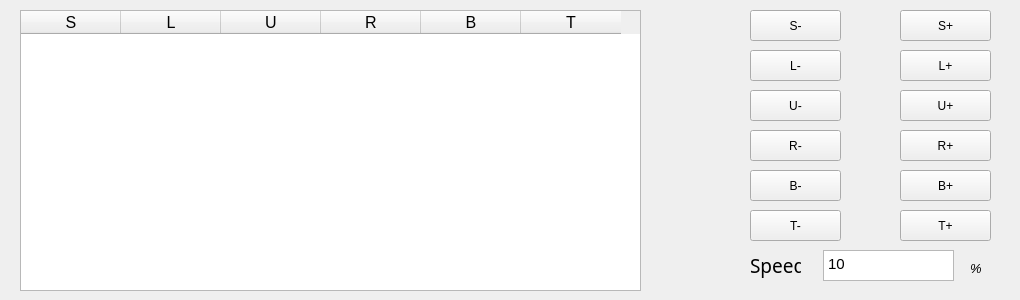
   <widget class="QWidget" name="JointTab">
    <attribute name="title">
     <string>Joint</string>
    </attribute>
    <widget class="QTableWidget" name="Pose_JointTable">
     <property name="geometry">
      <rect>
       <x>20</x>
       <y>10</y>
       <width>621</width>
       <height>281</height>
      </rect>
     </property>
     <property name="font">
      <font>
       <pointsize>12</pointsize>
      </font>
     </property>
     <property name="lineWidth">
      <number>1</number>
     </property>
     <property name="editTriggers">
      <set>QAbstractItemView::AnyKeyPressed|QAbstractItemView::DoubleClicked|QAbstractItemView::EditKeyPressed|QAbstractItemView::SelectedClicked</set>
     </property>
     <property name="selectionBehavior">
      <enum>QAbstractItemView::SelectRows</enum>
     </property>
     <attribute name="horizontalHeaderCascadingSectionResizes">
      <bool>true</bool>
     </attribute>
     <column>
      <property name="text">
       <string>S</string>
      </property>
      <property name="font">
       <font>
        <pointsize>12</pointsize>
       </font>
      </property>
     </column>
     <column>
      <property name="text">
       <string>L</string>
      </property>
      <property name="font">
       <font>
        <pointsize>12</pointsize>
       </font>
      </property>
     </column>
     <column>
      <property name="text">
       <string>U</string>
      </property>
      <property name="font">
       <font>
        <pointsize>12</pointsize>
       </font>
      </property>
     </column>
     <column>
      <property name="text">
       <string>R</string>
      </property>
      <property name="font">
       <font>
        <pointsize>12</pointsize>
       </font>
      </property>
     </column>
     <column>
      <property name="text">
       <string>B</string>
      </property>
      <property name="font">
       <font>
        <pointsize>12</pointsize>
       </font>
      </property>
     </column>
     <column>
      <property name="text">
       <string>T</string>
      </property>
      <property name="font">
       <font>
        <pointsize>12</pointsize>
       </font>
      </property>
     </column>
    </widget>
    <widget class="QPushButton" name="btnJointLp_Pose">
     <property name="geometry">
      <rect>
       <x>900</x>
       <y>50</y>
       <width>91</width>
       <height>31</height>
      </rect>
     </property>
     <property name="text">
      <string>L+</string>
     </property>
    </widget>
    <widget class="QPushButton" name="btnJointSp_Pose">
     <property name="geometry">
      <rect>
       <x>900</x>
       <y>10</y>
       <width>91</width>
       <height>31</height>
      </rect>
     </property>
     <property name="text">
      <string>S+</string>
     </property>
    </widget>
    <widget class="QPushButton" name="btnJointB__Pose">
     <property name="geometry">
      <rect>
       <x>750</x>
       <y>170</y>
       <width>91</width>
       <height>31</height>
      </rect>
     </property>
     <property name="text">
      <string>B-</string>
     </property>
    </widget>
    <widget class="QPushButton" name="btnJointL__Pose">
     <property name="geometry">
      <rect>
       <x>750</x>
       <y>50</y>
       <width>91</width>
       <height>31</height>
      </rect>
     </property>
     <property name="text">
      <string>L-</string>
     </property>
    </widget>
    <widget class="QPushButton" name="btnJointBp_Pose">
     <property name="geometry">
      <rect>
       <x>900</x>
       <y>170</y>
       <width>91</width>
       <height>31</height>
      </rect>
     </property>
     <property name="text">
      <string>B+</string>
     </property>
    </widget>
    <widget class="QTextEdit" name="tbJointSpeed_Pose">
     <property name="geometry">
      <rect>
       <x>823</x>
       <y>250</y>
       <width>131</width>
       <height>31</height>
      </rect>
     </property>
     <property name="html">
      <string>&lt;!DOCTYPE HTML PUBLIC &quot;-//W3C//DTD HTML 4.0//EN&quot; &quot;http://www.w3.org/TR/REC-html40/strict.dtd&quot;&gt;
&lt;html&gt;&lt;head&gt;&lt;meta name=&quot;qrichtext&quot; content=&quot;1&quot; /&gt;&lt;style type=&quot;text/css&quot;&gt;
p, li { white-space: pre-wrap; }
&lt;/style&gt;&lt;/head&gt;&lt;body style=&quot; font-family:'Ubuntu'; font-size:11pt; font-weight:400; font-style:normal;&quot;&gt;
&lt;p style=&quot; margin-top:0px; margin-bottom:0px; margin-left:0px; margin-right:0px; -qt-block-indent:0; text-indent:0px;&quot;&gt;10&lt;/p&gt;&lt;/body&gt;&lt;/html&gt;</string>
     </property>
    </widget>
    <widget class="QPushButton" name="btnJointT__Pose">
     <property name="geometry">
      <rect>
       <x>750</x>
       <y>210</y>
       <width>91</width>
       <height>31</height>
      </rect>
     </property>
     <property name="text">
      <string>T-</string>
     </property>
    </widget>
    <widget class="QPushButton" name="btnJointRp_Pose">
     <property name="geometry">
      <rect>
       <x>900</x>
       <y>130</y>
       <width>91</width>
       <height>31</height>
      </rect>
     </property>
     <property name="text">
      <string>R+</string>
     </property>
    </widget>
    <widget class="QPushButton" name="btnJointR__Pose">
     <property name="geometry">
      <rect>
       <x>750</x>
       <y>130</y>
       <width>91</width>
       <height>31</height>
      </rect>
     </property>
     <property name="text">
      <string>R-</string>
     </property>
    </widget>
    <widget class="QPushButton" name="btnJointTp_Pose">
     <property name="geometry">
      <rect>
       <x>900</x>
       <y>210</y>
       <width>91</width>
       <height>31</height>
      </rect>
     </property>
     <property name="text">
      <string>T+</string>
     </property>
    </widget>
    <widget class="QLabel" name="lblUnitCar1_15">
     <property name="geometry">
      <rect>
       <x>970</x>
       <y>260</y>
       <width>41</width>
       <height>16</height>
      </rect>
     </property>
     <property name="font">
      <font>
       <pointsize>10</pointsize>
       <weight>50</weight>
       <italic>true</italic>
       <bold>false</bold>
       <underline>false</underline>
      </font>
     </property>
     <property name="text">
      <string>%</string>
     </property>
    </widget>
    <widget class="QPushButton" name="btnJointS__Pose">
     <property name="geometry">
      <rect>
       <x>750</x>
       <y>10</y>
       <width>91</width>
       <height>31</height>
      </rect>
     </property>
     <property name="text">
      <string>S-</string>
     </property>
    </widget>
    <widget class="QPushButton" name="btnJointUp_Pose">
     <property name="geometry">
      <rect>
       <x>900</x>
       <y>90</y>
       <width>91</width>
       <height>31</height>
      </rect>
     </property>
     <property name="text">
      <string>U+</string>
     </property>
    </widget>
    <widget class="QPushButton" name="btnJointU__Pose">
     <property name="geometry">
      <rect>
       <x>750</x>
       <y>90</y>
       <width>91</width>
       <height>31</height>
      </rect>
     </property>
     <property name="text">
      <string>U-</string>
     </property>
    </widget>
    <widget class="QLabel" name="label_32">
     <property name="geometry">
      <rect>
       <x>750</x>
       <y>250</y>
       <width>51</width>
       <height>31</height>
      </rect>
     </property>
     <property name="font">
      <font>
       <family>Ubuntu Condensed</family>
       <pointsize>14</pointsize>
       <underline>false</underline>
      </font>
     </property>
     <property name="mouseTracking">
      <bool>false</bool>
     </property>
     <property name="layoutDirection">
      <enum>Qt::LeftToRight</enum>
     </property>
     <property name="text">
      <string>Speed</string>
     </property>
    </widget>
   </widget>
